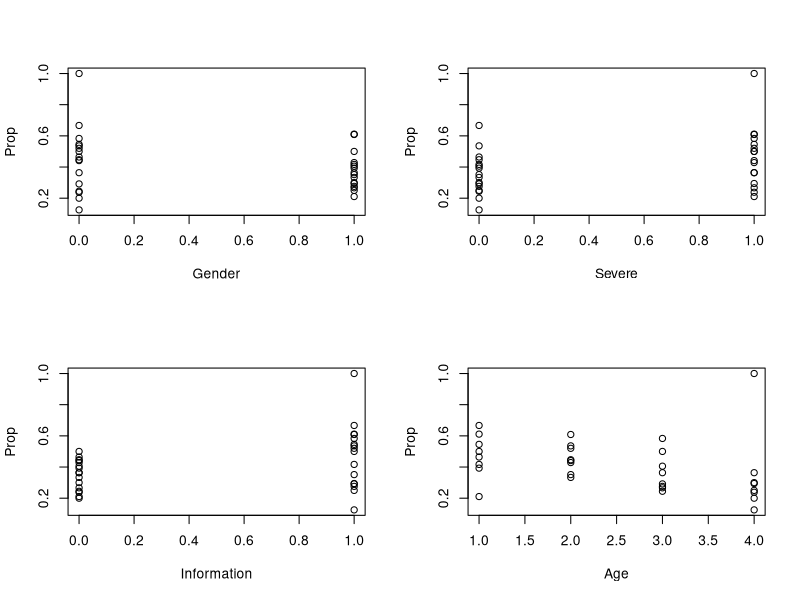
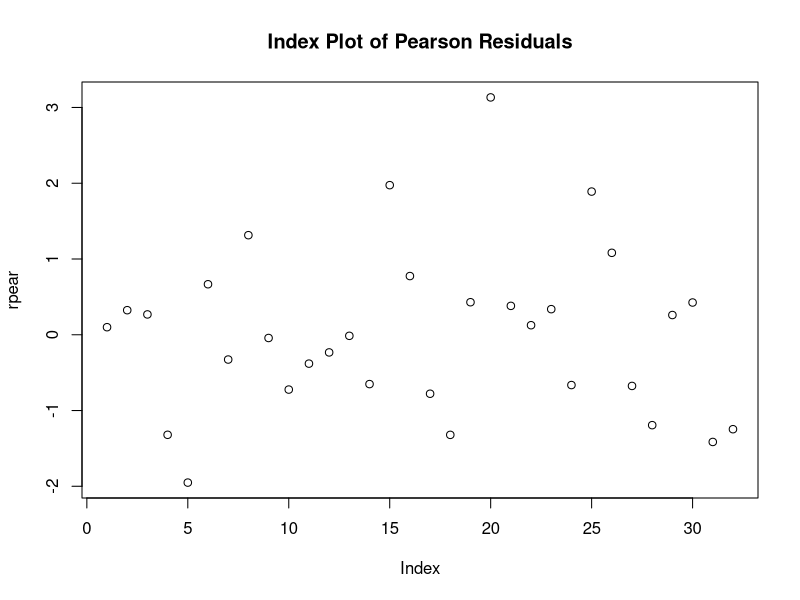
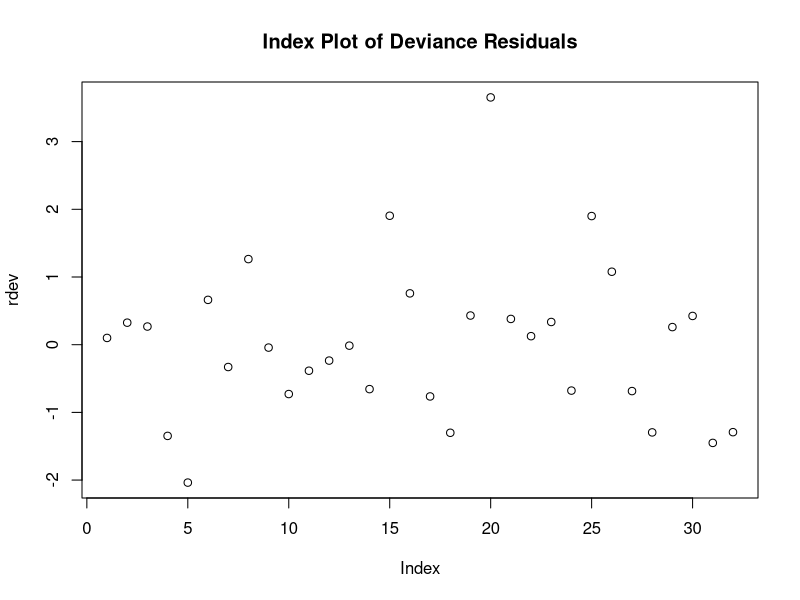
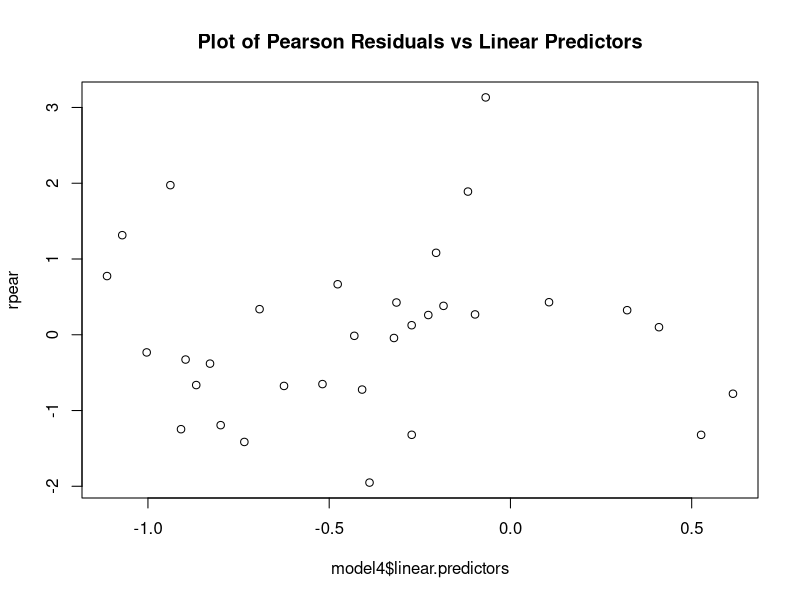
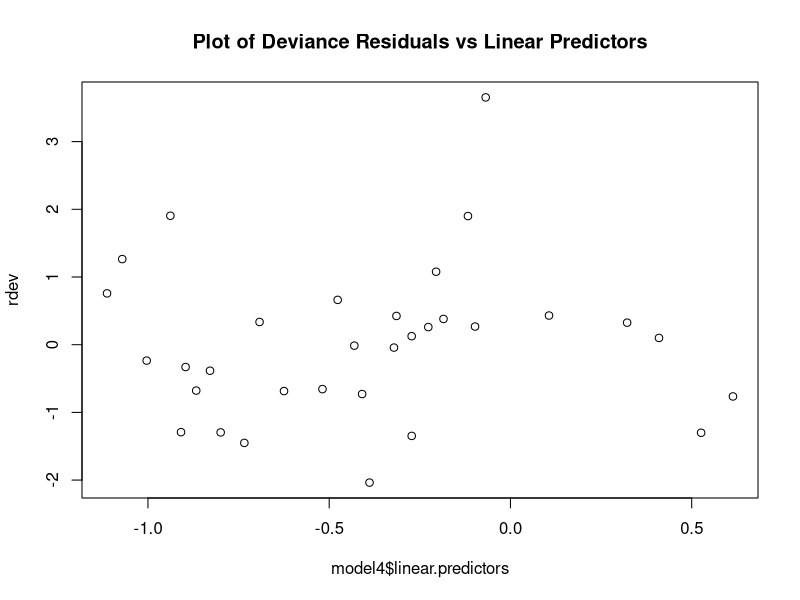
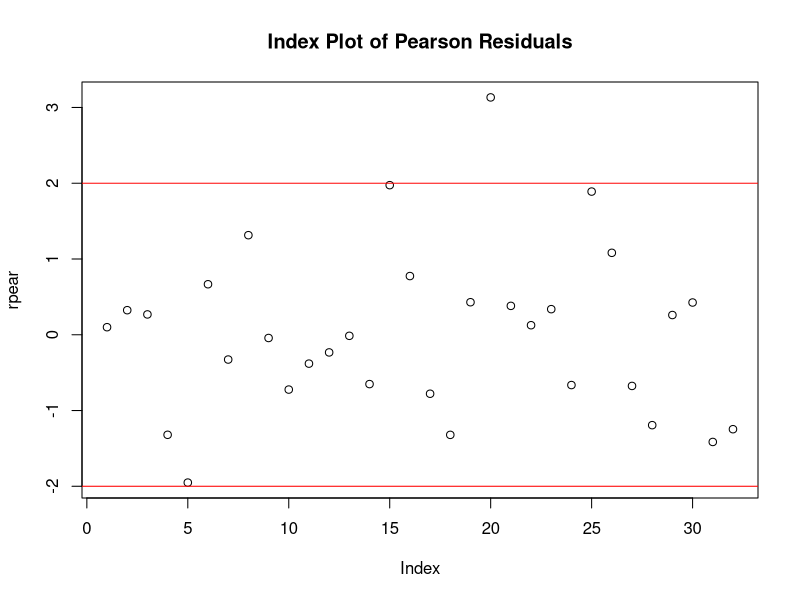
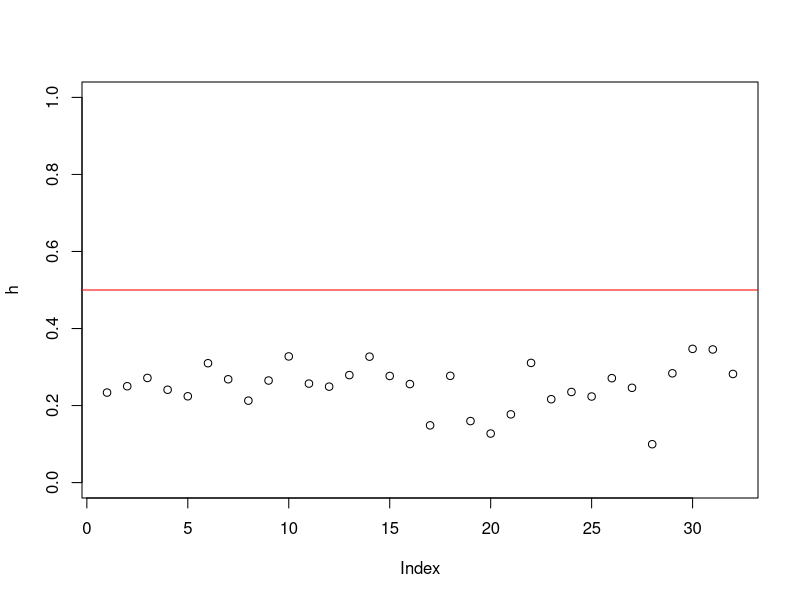
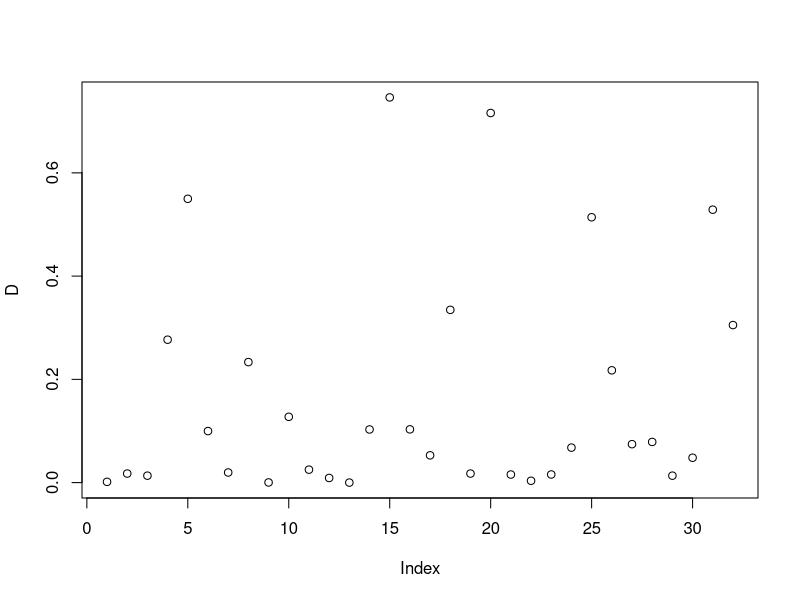

R code for these plots, in order:
#################### Reading data ####################
# Create variables
Gender <- rep(c(1,0) , each = 16)
Severe <- rep(c(1,0), each = 8, times = 2)
Information <- rep(c(1,0), each = 4, times = 4)
Age <- rep(1:4, times = 8)
n <- c(18, 23, 22, 17, 19, 35, 30, 22, 24, 37, 29, 24, 
       28, 42, 37, 30, 11, 25, 12, 8, 14, 34, 22, 21, 
       18, 28, 24, 8, 28, 47, 45, 30)
Behaviour <- c(11, 14, 11, 5, 4, 15, 8, 8, 10, 13, 8, 6,
               11, 14, 15, 9, 6, 13, 7, 8, 7, 15, 8, 5, 
               12, 15, 7, 1, 13, 21, 11, 6)

#################### Preliminary Analyses ####################
# Variable to represent proportion of changed behavious out of total people
Prop <- Behaviour/n

par(mfrow = c(2,2))

# Plot graphs of explanatory variables
plot(Gender, Prop)
# Females are more likely to change their behaviour related to hygiene 
# than males
plot(Severe, Prop)
# People who believe that the consequences of contracting swine flu 
# were severe are more likely change their behaviour related to hygiene
plot(Information, Prop)
# People who believe that the information available about swine flu 
# was adequate are more likely to change their behaviour related to hygiene
plot(Age, Prop)
# As the age increases people are less likely to change their
# behaviour related to hygiene

# From the plots, we see that there is a potential outlier

#################### Model Building and Selection #################### 
# Logistic Regression Models

# create response variable
y <- cbind(Behaviour, n-Behaviour)

# Additive Model
additive_model <- glm(y ~ factor(Gender) + factor(Severe) +
                    factor(Information) + factor(Age), 
                  family = binomial(link = logit))
summary(additive_model)
# Critical value for chi-squared distribution for 25 degrees of freedom
# at 5% significance level is 37.6525 
# Residual deviance of model is 37.813
# Residual deviance of model is greater than critical value 
# Model is not a good fit
# Consider adding interaction terms

# Forward Selection

# Multiplicative Model 1 
# Interaction between Gender and Severe
model1 <- glm(y ~ factor(Gender) + factor(Severe) +
                    factor(Information) + factor(Age) +
                    factor(Gender):factor(Severe),
                  family = binomial(link = logit))
summary(model1)
anova(additive_model, model1)
# Critical value for chi-squared distribution for 1 degree of freedom
# at 5% significance level is 3.8415
# Difference in deviance of models is 0.041994
# Difference deviance of model is lesser than critical value 
# Model is not a better fit than additive model
# p-value of interaction term is 0.83763 (> 0.05)
# Interaction term is not significant
# Delete this term
# Consider adding other interaction terms

# Multiplicative Model 2 
# Interaction between Gender and Information
model2 <- glm(y ~ factor(Gender) + factor(Severe) +
                    factor(Information) + factor(Age) +
                    factor(Gender):factor(Information),
                  family = binomial(link = logit))
summary(model2)
anova(additive_model, model2)
# Critical value for chi-squared distribution for 1 degree of freedom
# at 5% significance level is 3.8415
# Difference in deviance of models is 1.3182
# Difference deviance of model is lesser than critical value 
# Model is not a better fit than additive model
# p-value of interaction term is 0.25108 (> 0.05)
# Interaction term is not significant
# Delete this term
# Consider adding other interaction terms

# Multiplicative Model 3
# Interaction between Gender and Age
model3 <- glm(y ~ factor(Gender) + factor(Severe) +
                    factor(Information) + factor(Age) +
                    factor(Gender):factor(Age),
                  family = binomial(link = logit))
summary(model3)
anova(additive_model, model3)
# Critical value for chi-squared distribution for 3 degrees of freedom
# at 5% significance level is 7.8147
# Difference in deviance of models is 2.7202
# Difference deviance of model is lesser than critical value 
# Model is not a better fit than additive model
# p-values of interaction terms are 0.47992,  0.11974, 0.27927 
# (all > 0.05)
# Interaction term is not significant
# Delete this term
# Consider adding other interaction terms

# Multiplicative Model 4
# Interaction between Severe and Information
model4 <- glm(y ~ factor(Gender) + factor(Severe) +
                    factor(Information) + factor(Age) +
                    factor(Severe):factor(Information),
                  family = binomial(link = logit))
summary(model4)
anova(additive_model, model4)
# Critical value for chi-squared distribution for 1 degree of freedom
# at 5% significance level is 3.8415
# Difference in deviance of models is 5.2312
# Difference deviance of model is greater than critical value 
# Model is a better fit than additive model
# p-value of interaction term is 0.02263 (< 0.05)
# Interaction term is significant
# Retain this term

# Multiplicative Model 5
# Interaction between (Severe and Information) and (Severe and Age)
model5 <- glm(y ~ factor(Gender) + factor(Severe) +
                    factor(Information) + factor(Age) +
                    factor(Severe):factor(Information) +
                    factor(Severe):factor(Age),
                  family = binomial(link = logit))
summary(model5)
anova(model4, model5)
# Critical value for chi-squared distribution for 3 degrees of freedom
# at 5% significance level is 7.8147
# Difference in deviance of models is 2.9344
# Difference deviance of model is lesser than critical value 
# Model is not a better fit than previous model(glm_model5)
# p-value of interaction terms are 0.30534, 0.22490, 0.09795
# all > 0.05
# Interaction term is not significant
# Delete this term
# Consider adding other interaction terms

# Multiplicative Model 6
# Interaction between (Severe and Information) and (Information and Age)
model6 <- glm(y ~ factor(Gender) + factor(Severe) +
                    factor(Information) + factor(Age) +
                    factor(Severe):factor(Information) +
                    factor(Information):factor(Age),
                  family = binomial(link = logit))
summary(model5)
anova(model4, model6)
# Critical value for chi-squared distribution for 3 degrees of freedom
# at 5% significance level is 7.8147
# Difference in deviance of models is 0.85032
# Difference deviance of model is lesser than critical value 
# Model is not a better fit than previous model(glm_model5)
# p-value of interaction terms are 0.3963, 0.4322, 0.5658
# all > 0.05
# Interaction term is not significant
# Delete this term

# Multiplicative model 4 i.e. model with interaction term
# between Severe and Information variables is a better fit model
# than the additive model
summary(model4)
# Critical value for chi-squared distribution for 24 degrees of freedom
# at 5% significance level is 36.4150 
# Residual deviance of model is 32.582
# Residual deviance of model is lesser than critical value 
# Model is a good fit

#################### Diagnostics ####################

h <- lm.influence(model4)$hat
rpear <- residuals(model4, "pearson")/sqrt(1-h)
rdev <- residuals(model4, "deviance")/sqrt(1-h)

####### Checking the systematic component #######
par(mfrow = c(1,1))

# Plot of residuals versus case number
plot(rpear, main = "Index Plot of Pearson Residuals")
plot(rdev, main = "Index Plot of Deviance Residuals")

# Plot of residuals versus linear predictor
plot(model4$linear.predictors, rpear, main = "Plot of Pearson Residuals vs Linear Predictors")
plot(model4$linear.predictors, rdev, main = "Plot of Deviance Residuals vs Linear Predictors")

# We see a random scatter about zero and constant range.
# Thus no problem with systemic component.

####### Checking for outliers #######

# Plot of residuals versus case number
plot(rpear, main = "Index Plot of Pearson Residuals")
abline(h = c(2, -2), col = "red")
identify(rpear)
rpear[20]
# Case 20 is an outlier

####### Checking for high leverage cases #######
# Calculate upper limit for h-values
# 2 * (p+1) / n
h_limit <- 2 * (7 + 1) / 32
# Plot of h values
plot(h, ylim = 0:1)
abline(h = h_limit, col = "red")
# No point lies above the line
# No cases with high leverage exist

####### Checking for high influence cases #######
# Calculate cook's distance for all cases 
D <- rpear * rpear * h / (2 * (1 - h))
# Plot cook's distances
plot(D)
identify(D)
# Cases 15 and 20 are high influence cases
rpear[15]
# Case 15 is almost an outlier
rpear[20]
# Case 20 is an outlier

# For case 20 all individuals changed their behaviour 

####### Checking for over-dispersion #######
# mean_deviance  = deviance / (n - p)
mean_deviance <- model4$deviance / (32 - 7)
# Mean deviance is close to 1 
# No over-dispersion exists

####### Checking for sparse data #######
summary(model4)
# Number of Fisher Scoring iterations = 4
# Standard errors are small
# No sparse data

#################### Interpretation of terms in the model ####################
summary(model4)

# Interpretation of Gender
exp(-0.20409)
1 - exp(-0.20409)
# Males are 18.5% less likely to change their behaviour than females
# p-value = 0.16863 (> 0.05)
# This difference is not significant

# Interpretation of Age
exp(-0.08784)
1 - exp(-0.08784)
# Individuals aged between 40-50 are 8.41% less likely to 
# change their behaviour than individuals aged less than 40
# p-value = 0.66543 (> 0.05)
# This difference is not significant

exp(-0.50742)
1 - exp(-0.50742)
# Individuals aged between 50-60 are 39.8% less likely to 
# change their behaviour than individuals aged less than 40
# p-value = 0.01856 (< 0.05)
# This difference is significant

exp(-0.68213)
1 - exp(-0.68213)
# Individuals aged above 60 are 49.45% less likely to 
# change their behaviour than individuals aged less than 40
# p-value = 0.00407 (< 0.05)
# This difference is significant

# Interpretation of Severe and Information
exp(0.68915)
exp(0.68915) - 1
# Individuals who believe that the consequences of contractign swine-flu are severe
# and the information available about swine-flu is adequate 
# are 99.2% more likely to change their behaviour than individuals 
# who believe that the consequences of contractign swine-flu are not severe
# and the information available about swine-flu is not adequate 
# p-value = 0.02263 (< 0.05)
# This difference is significant